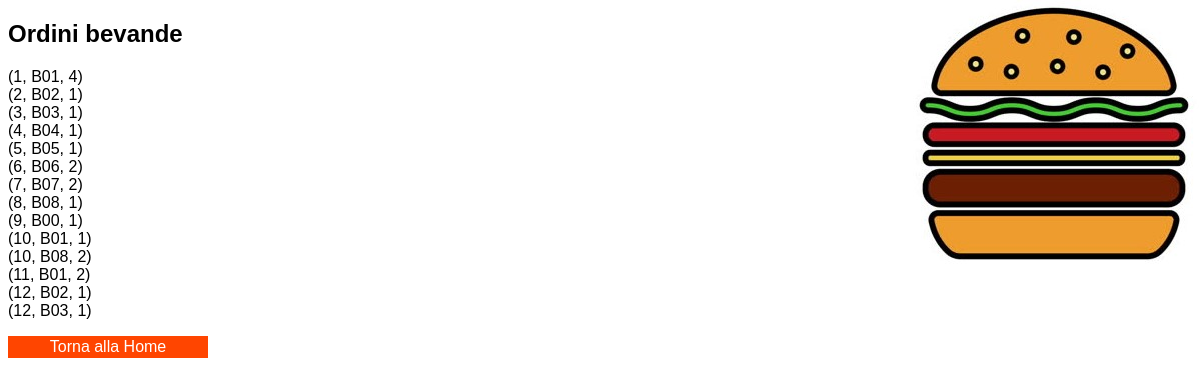
The page /assets/php/select_Ordine_Bev.php on the database its author committed.
### tables this page shows
CREATE TABLE IF NOT EXISTS ordine_bev(
	ID_Prenotazione BIGINT(12) UNSIGNED,
	ID_Bevanda VARCHAR(8) DEFAULT 'B00',
	Quantità BIGINT(12) UNSIGNED DEFAULT 1,
	PRIMARY KEY(ID_Prenotazione, ID_Bevanda)
);

### assets/php/select_Ordine_Bev.php (the view, shortened to what this page needs)
<?php
	include_once 'dbh.php';
	mysqli_set_charset($conn, "utf8");
?>
<!DOCTYPE html>
<html lang=ita>
<head><meta charset="utf-8">
	<link rel="stylesheet" type="text/css" href="../css/style.css">
</head>
<body>
	<h2>Ordini bevande</h2>
	<?php
		$sql = "SELECT * FROM ordine_bev;";
		$result = mysqli_query($conn, $sql);
		$resultCheck = mysqli_num_rows($result);
		if ($resultCheck > 0) {
			while($row = mysqli_fetch_assoc($result)){
				echo "(".$row['ID_Prenotazione'].", ".$row['ID_Bevanda'].", ".$row['Quantità'].")<br>";
			}
		}
	?>
	<div class="vertical-menu">
		<a href="../../index.php" class=active>Torna alla Home</a>
	</div>
</body>
</html>

### assets/css/style.css (style rules this page uses)
body { background-color: white; background-image: url("../img/bg.jpg"); background-position: right top; background-repeat: no-repeat; background-attachment: fixed; font-family: tahoma, sans-serif; }
.vertical-menu { width: 200px; }
.vertical-menu a { background-color: #F0E68C; color: black; display: block; padding: 2px; text-decoration: none; }
.vertical-menu a.active { background-color: #FF4500; color: white; text-align: center; }

### rows shown on the page
ordine_bev: ID_Prenotazione "1", ID_Bevanda "B01", Quantità "4"
ordine_bev: ID_Prenotazione "2", ID_Bevanda "B02", Quantità "1"
ordine_bev: ID_Prenotazione "3", ID_Bevanda "B03", Quantità "1"
ordine_bev: ID_Prenotazione "4", ID_Bevanda "B04", Quantità "1"
ordine_bev: ID_Prenotazione "5", ID_Bevanda "B05", Quantità "1"
ordine_bev: ID_Prenotazione "6", ID_Bevanda "B06", Quantità "2"
ordine_bev: ID_Prenotazione "7", ID_Bevanda "B07", Quantità "2"
ordine_bev: ID_Prenotazione "8", ID_Bevanda "B08", Quantità "1"
ordine_bev: ID_Prenotazione "9", ID_Bevanda "B00", Quantità "1"
ordine_bev: ID_Prenotazione "10", ID_Bevanda "B01", Quantità "1"
ordine_bev: ID_Prenotazione "10", ID_Bevanda "B08", Quantità "2"
ordine_bev: ID_Prenotazione "11", ID_Bevanda "B01", Quantità "2"
ordine_bev: ID_Prenotazione "12", ID_Bevanda "B02", Quantità "1"
ordine_bev: ID_Prenotazione "12", ID_Bevanda "B03", Quantità "1"
